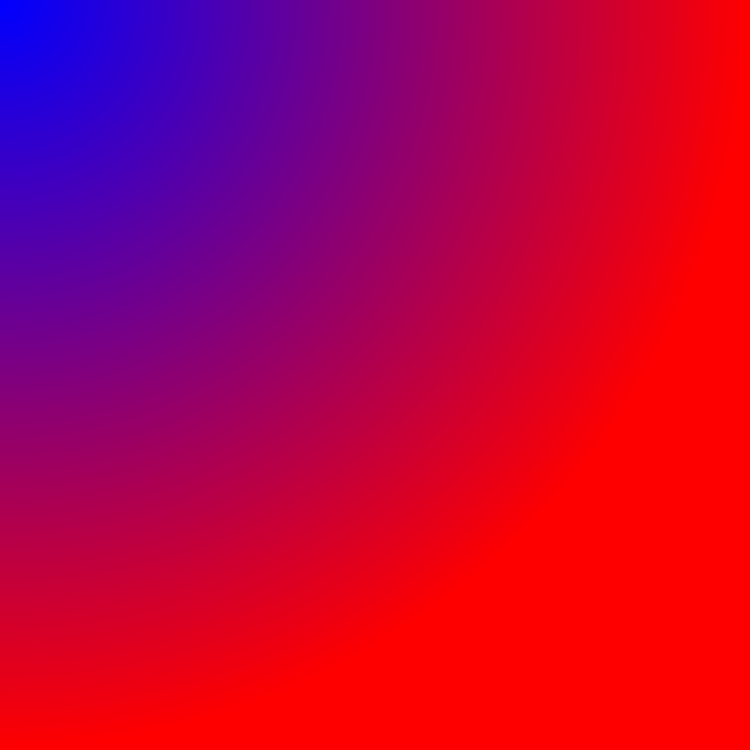
Frame 1 (no input)
Frame 60 (the mouse pressed at the canvas centre just before this capture): identical to frame 1, image omitted
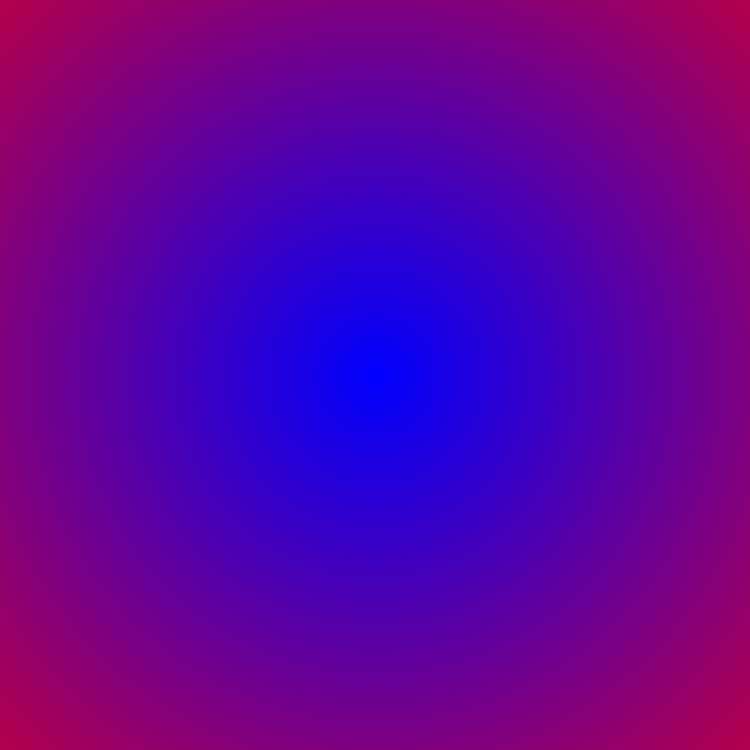
Frame 120 (the mouse held since frame 60 and released just before this capture)

The Processing sketch that drew these frames (run headless with seeded random() and noise(); from frame 60 on, the mouse is pressed at the canvas centre):

// Processing sketch: Chapter03_06
// ── Chapter03_06.pde
PImage img;
float distMax;

void setup() {
  size(750, 750);
  img = createImage(width, height, ARGB);
  img.loadPixels();
  distMax = max(img.width, img.height);
}

void draw() {
  background(0);
  PVector ctr = new PVector(mouseX, mouseY);
  for (int y=0; y<img.height; y++) {
    int rows = y*img.width;
    for (int x=0; x<img.width; x++) {
      float d = distance(ctr, new PVector(x, y));
      float c = map(d, 0, distMax, 0, 255);
      color col = color(c, 0, 255-c);
      img.pixels[rows+x] = col;
    }
  }
  img.updatePixels();
  image(img, 0, 0);
}

float distance(PVector p1, PVector p2) {
  float d = p1.dist(p2);
  return d;
}
